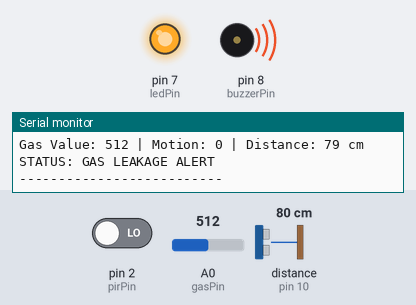
Recording of a sketch running on a simulated Arduino Uno, built with avr-gcc and run on an emulated ATmega328P. Shown: output pins drawn as LEDs (lit = HIGH), buzzer (waves = sounding, pin HIGH), the last lines printed to the serial monitor. Wiring (inferred from the names in the program): ultrasonic range finder: trigger pin 9; echo pin 10. The inputs (shaded band) are chosen by the test bench; at power-on: A0 (gasPin) = 512, pin 2 (pirPin) LOW, distance to the obstacle (sensor on pin 10) 80 cm. The echo pulse lasts 58.3 µs per cm; pins used as bus, display or sensor lines are not drawn.

Above: at 2.2 s.
2.3 s: A0 (gasPin) set to 413
4.3 s: A0 (gasPin) set to 389
At 6.3 s:
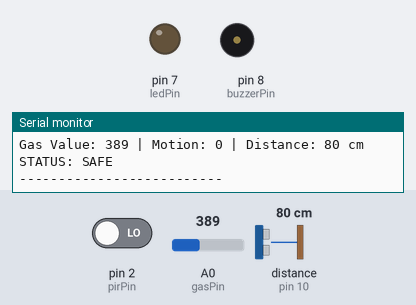
10.8 s: pin 2 (pirPin) driven HIGH
At 11.7 s:
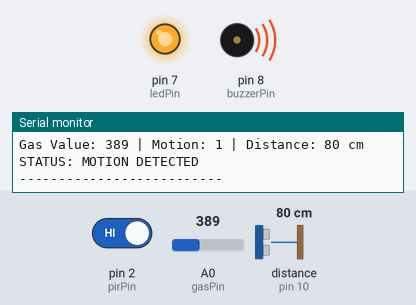
13.9 s: pin 2 (pirPin) driven LOW
At 15.6 s:
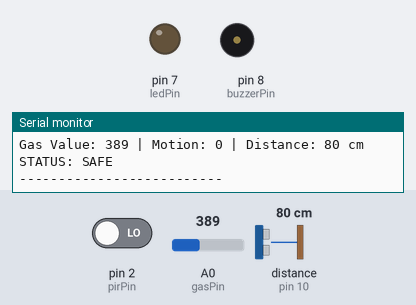
15.9 s: A0 (gasPin) set to 410
At 17.5 s:
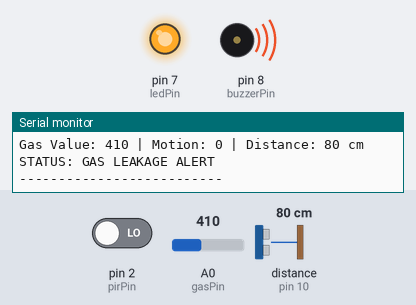
Timing chart, 0 to 19.0 s (numbered marks = the images above; inputs shaded):
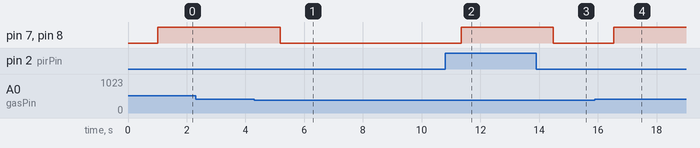

The sketch:

sketch_exp_1.ino
```cpp
const int gasPin = A0;
const int pirPin = 2;
const int trigPin = 9;
const int echoPin = 10;
const int ledPin = 7;
const int buzzerPin = 8;

const int gasThreshold = 400;
const int distanceThreshold = 50;

void setup() {
  Serial.begin(9600);

  pinMode(pirPin, INPUT);
  pinMode(trigPin, OUTPUT);
  pinMode(echoPin, INPUT);
  pinMode(ledPin, OUTPUT);
  pinMode(buzzerPin, OUTPUT);

  digitalWrite(trigPin, LOW);

  Serial.println("Gas and Motion Safety System Started");
  delay(1000);
}

void loop() {
  int gasValue = analogRead(gasPin);
  int motion = digitalRead(pirPin);

  digitalWrite(trigPin, LOW);
  delayMicroseconds(2);

  digitalWrite(trigPin, HIGH);
  delayMicroseconds(10);
  digitalWrite(trigPin, LOW);

  unsigned long duration = pulseIn(echoPin, HIGH, 30000UL);

  int distance = -1;

  if (duration > 0) {
    distance = duration * 0.0343 / 2;
  }

  bool gasDetected = gasValue >= gasThreshold;
  bool motionDetected = motion == HIGH;
  bool nearbyObject = distance >= 0 &&
                      distance <= distanceThreshold;

  bool alarm = gasDetected || motionDetected;

  digitalWrite(ledPin, alarm ? HIGH : LOW);
  digitalWrite(buzzerPin, alarm ? HIGH : LOW);

  Serial.print("Gas Value: ");
  Serial.print(gasValue);

  Serial.print(" | Motion: ");
  Serial.print(motion);

  Serial.print(" | Distance: ");

  if (distance < 0) {
    Serial.print("N");
  } else {
    Serial.print(distance);
    Serial.print(" cm");
  }

  Serial.println();

  if (gasDetected) {
    Serial.println("STATUS: GAS LEAKAGE ALERT");
  } else if (motionDetected) {
    Serial.println("STATUS: MOTION DETECTED");
  } else if (nearbyObject) {
    Serial.println("STATUS: OBJECT NEARBY");
  } else {
    Serial.println("STATUS: SAFE");
  }

  Serial.println("--------------------------");
  delay(1000);
}
```

Measured:
- the behaviour switches between 400 and 399 on A0 (gasPin) (found by bisection; images 0 and 1)
- after the input at 4.3 s, pin 7 (ledPin), pin 8 (buzzerPin): HIGH → LOW after 0.88 s
- after the input at 10.8 s, pin 7 (ledPin), pin 8 (buzzerPin): LOW → HIGH after 0.55 s
- after the input at 13.9 s, pin 7 (ledPin), pin 8 (buzzerPin): HIGH → LOW after 0.57 s
- after the input at 15.9 s, pin 7 (ledPin), pin 8 (buzzerPin): LOW → HIGH after 0.63 s
